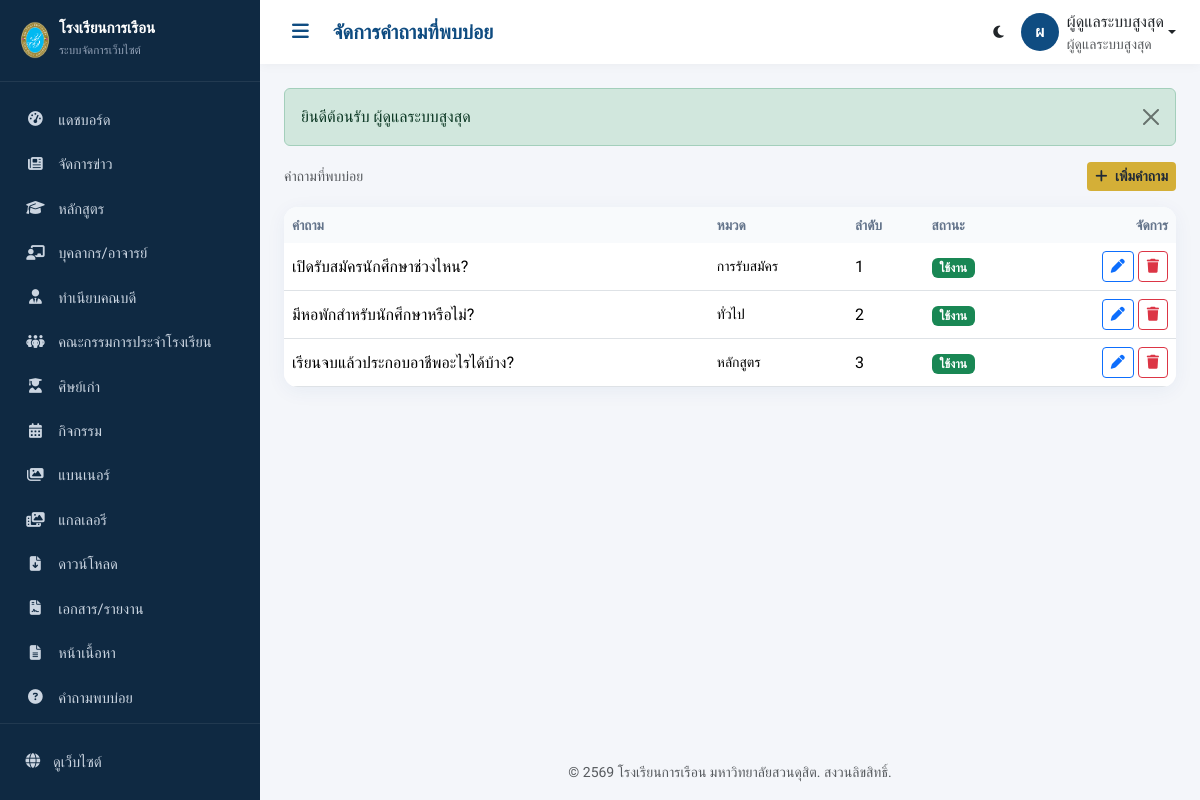
Screenshot of /admin/faq (signed in) with the database file from the repository.
### tables this page shows
CREATE TABLE `faq` (
  `id`         INT UNSIGNED NOT NULL AUTO_INCREMENT,
  `question`   VARCHAR(500) NOT NULL,
  `answer`     TEXT NOT NULL,
  `category`   VARCHAR(100) DEFAULT NULL,
  `sort_order` INT NOT NULL DEFAULT 0,
  `status`     ENUM('active','inactive') NOT NULL DEFAULT 'active',
  `created_at` DATETIME DEFAULT NULL,
  `updated_at` DATETIME DEFAULT NULL,
  `deleted_at` DATETIME DEFAULT NULL,
  PRIMARY KEY (`id`),
  FULLTEXT KEY `ft_faq` (`question`, `answer`)
);

### app/core/View.php (called while the page is built, shortened)
<?php
class View
{
    public static function render(string $view, array $data = [], ?string $layout = 'public'): void
    {
        $viewFile = VIEW_PATH . '/' . $view . '.php';
        extract($data, EXTR_SKIP);
        require $viewFile;
        $layoutFile = VIEW_PATH . '/layouts/' . $layout . '.php';
        require $layoutFile;
    }
}

### app/core/Controller.php (called while the page is built, shortened)
<?php
abstract class Controller
{
    protected function model(string $name)
    {
        $file = APP_PATH . '/models/' . $name . '.php';
        return new $name();
    }
    protected function adminView(string $view, array $data = []): void
    {
        if (!str_starts_with($view, 'admin/')) {
            $view = 'admin/' . $view;
        }
        View::render($view, $data, 'admin');
    }
}

### app/controllers/admin/FaqController.php (called while the page is built, shortened)
<?php
class FaqController extends AdminController
{
    public function index(): void
    {
        $faqs = $this->model('Faq')->all('sort_order ASC, id ASC');
        $this->adminView('faq/index', ['title' => 'จัดการคำถามที่พบบ่อย', 'faqs' => $faqs]);
    }
}

### app/core/App.php (called while the page is built, shortened)
<?php
class App
{
    private string $method = DEFAULT_METHOD;
    private bool   $isAdmin = false;
    public function run(): void
    {
        $url = $this->parseUrl();
        if (!empty($url) && strtolower($url[0]) === 'admin') {
            $this->isAdmin = true;
            array_shift($url);
            $controllerDir = APP_PATH . '/controllers/admin/';
        } else {
            $controllerDir = APP_PATH . '/controllers/';
            $namespacePrefix = '';
        }
        if (!empty($url[0])) {
            $candidate = ucfirst($url[0]) . 'Controller';
            if (file_exists($controllerDir . $candidate . '.php')) {
                array_shift($url);
            } elseif ($this->isAdmin) {
                $this->controllerName = 'DashboardController';
            }
        }
        $controller = new $className();
        $this->params = $url ? array_values($url) : [];
        call_user_func_array([$controller, $this->method], $this->params);
    }
    private function parseUrl(): array
    {
        $url = rtrim($_GET['url'], '/');
        $url = filter_var($url, FILTER_SANITIZE_URL);
        return explode('/', $url);
    }
}

### public/index.php (called while the page is built)
<?php
require_once __DIR__ . '/../app/core/bootstrap.php';
$app = new App();
$app->run();

### app/core/bootstrap.php (called while the page is built, shortened)
<?php
spl_autoload_register(function ($class) {
    $short = str_contains($class, '\\') ? substr(strrchr($class, '\\'), 1) : $class;
    $paths = [
        APP_PATH . '/core/' . $short . '.php',
        APP_PATH . '/helpers/' . $short . '.php',
        APP_PATH . '/models/' . $short . '.php',
        APP_PATH . '/middleware/' . $short . '.php',
    ];
    foreach ($paths as $path) {
        if (file_exists($path)) {
            return;
        }
    }
});
require_once APP_PATH . '/helpers/functions.php';

### app/core/Model.php (called while the page is built, shortened)
<?php
abstract class Model
{
    protected Database $db;
    protected string $table = '';
    protected bool $softDelete = true;
    public function __construct()
    {
        $this->db = new Database();
    }
    public function all(string $orderBy = 'id DESC'): array
    {
        $sql = "SELECT * FROM {$this->table}";
        if ($this->softDelete) {
            $sql .= " WHERE deleted_at IS NULL";
        }
        $sql .= " ORDER BY {$orderBy}";
        return $this->db->query($sql)->all();
    }
}

### app/config/database.php (called while the page is built)
<?php
return [
    'host'     => '127.0.0.1',
    'port'     => '3306',
    'database' => 'fooddusit_db',
    'username' => 'root',
    'password' => '',
    'charset'  => 'utf8mb4',
    'collation'=> 'utf8mb4_unicode_ci',
    'options'  => [
        PDO::ATTR_ERRMODE            => PDO::ERRMODE_EXCEPTION,
        PDO::ATTR_DEFAULT_FETCH_MODE => PDO::FETCH_ASSOC,
        PDO::ATTR_EMULATE_PREPARES   => false,
        PDO::ATTR_PERSISTENT         => false,
    ],
];

### app/core/Database.php (called while the page is built, shortened)
<?php
class Database
{
    private static ?PDO $instance = null;
    private $stmt = null;
    public static function pdo(): PDO
    {
        if (self::$instance === null) {
            $config = require APP_PATH . '/config/database.php';
            $dsn = sprintf(
                'mysql:host=%s;port=%s;dbname=%s;charset=%s',
                $config['host'],
                $config['port'],
                $config['database'],
                $config['charset']
            );
            try {
                self::$instance = new PDO(
                    $dsn,
                    $config['username'],
                    $config['password'],
                    $config['options']
                );
            } catch (PDOException $e) {
                if (APP_ENV === 'development') {
                    die('เชื่อมต่อฐานข้อมูลไม่สำเร็จ: ' . $e->getMessage());
                }
                error_log('DB Connection Error: ' . $e->getMessage());
                die('ขออภัย ระบบไม่สามารถเชื่อมต่อฐานข้อมูลได้ในขณะนี้');
            }
        }
        return self::$instance;
    }
    public function query(string $sql): self
    {
        $this->stmt = self::pdo()->prepare($sql);
        return $this;
    }
    public function bind(array $params): self
    {
        foreach ($params as $key => $value) {
            $type = match (true) {
                is_int($value)  => PDO::PARAM_INT,
                is_bool($value) => PDO::PARAM_BOOL,
                is_null($value) => PDO::PARAM_NULL,
                default         => PDO::PARAM_STR,
            };
            $param = is_int($key) ? $key + 1 : ':' . ltrim($key, ':');
            $this->stmt->bindValue($param, $value, $type);
        }
        return $this;
    }
    public function execute(array $params = []): bool
    {
        return $params ? $this->stmt->execute($params) : $this->stmt->execute();
    }
    public function all(array $params = []): array
    {
        $this->execute($params ?: []);
        return $this->stmt->fetchAll();
    }
}

### app/views/admin/faq/index.php (the view, shortened to what this page needs)
<div class="d-flex justify-content-between align-items-center mb-3">
  <span class="text-muted small">คำถามที่พบบ่อย</span>
  <a href="<?= url('admin/faq/create') ?>" class="btn btn-gold btn-sm"><i class="fa-solid fa-plus me-1"></i> เพิ่มคำถาม</a>
</div>
<div class="table-card">
  <div class="table-responsive">
    <table class="table table-hover align-middle mb-0">
      <thead><tr><th>คำถาม</th><th>หมวด</th><th>ลำดับ</th><th>สถานะ</th><th class="text-end">จัดการ</th></tr></thead>
      <tbody>
        <?php foreach ($faqs as $f): ?>
          <tr>
            <td><?= e(excerpt($f['question'], 70)) ?></td>
            <td class="small"><?= e($f['category'] ?: '-') ?></td>
            <td><?= $f['sort_order'] ?></td>
            <td><?= status_badge($f['status']) ?></td>
            <td class="text-end text-nowrap">
              <a href="<?= url('admin/faq/edit/' . $f['id']) ?>" class="btn btn-sm btn-outline-primary"><i class="fa-solid fa-pen"></i></a>
              <a href="<?= url('admin/faq/delete/' . $f['id']) ?>" class="btn btn-sm btn-outline-danger" data-confirm="ลบคำถามนี้?"><i class="fa-solid fa-trash"></i></a>
            </td>
          </tr>
        <?php endforeach; ?>
      </tbody>
    </table>
  </div>
</div>

### app/helpers/functions.php (shortened to what this page needs)
<?php
function url(string $path = ''): string
{
    return BASE_URL . ltrim($path, '/');
}
function e($value): string
{
    return htmlspecialchars((string)$value, ENT_QUOTES | ENT_HTML5, 'UTF-8');
}
function excerpt(string $text, int $limit = 120): string
{
    $text = trim(strip_tags($text));
    if (mb_strlen($text) <= $limit) {
        return $text;
    }
    return mb_substr($text, 0, $limit) . '…';
}
function flash_messages(): string
{
    $html = '';
    $map = ['success' => 'success', 'error' => 'danger', 'warning' => 'warning', 'info' => 'info'];
    foreach ($_SESSION['flash'] as $type => $msg) {
        $cls = $map[$type] ?? 'info';
        $html .= '<div class="alert alert-' . $cls . ' alert-dismissible fade show" role="alert">'
               . e($msg)
               . '<button type="button" class="btn-close" data-bs-dismiss="alert"></button></div>';
    }
    return $html;
}
function status_badge(string $status): string
{
    $map = [
        'active'    => ['success', 'ใช้งาน'],
        'inactive'  => ['secondary', 'ปิดใช้งาน'],
        'published' => ['success', 'เผยแพร่'],
        'draft'     => ['warning', 'ฉบับร่าง'],
        'pending'   => ['info', 'รอตรวจ'],
    ];
    [$cls, $label] = $map[$status] ?? ['secondary', $status];
    return '<span class="badge bg-' . $cls . '">' . e($label) . '</span>';
}

### public/assets/css/admin.css (style rules this page uses)
:root { --primary: #0F4C81; --primary-dark: #0a3a63; --gold: #D4AF37; --sidebar-w: 260px; --sidebar-bg: #0f2942; --admin-bg: #f4f6fa; --card-radius: 14px; }
* { box-sizing: border-box; }
body { font-family: 'Sarabun', sans-serif; background: var(--admin-bg); margin: 0; }
.table-card { background: #fff; border-radius: var(--card-radius); overflow: hidden; box-shadow: 0 4px 20px rgba(15,76,129,.06); }
.table thead th { background: #f8fafc; font-weight: 600; font-size: .85rem; color: #64748b; border: none; }
.table td { vertical-align: middle; }
.btn-gold { background: var(--gold); border: none; color: #1f2937; font-weight: 600; }

### rows the page displays
faq: question "เปิดรับสมัครนักศึกษาช่วงไหน?", category "การรับสมัคร", sort_order "1"
faq: question "มีหอพักสำหรับนักศึกษาหรือไม่?", category "ทั่วไป", sort_order "2"
faq: question "เรียนจบแล้วประกอบอาชีพอะไรได้บ้าง?", category "หลักสูตร", sort_order "3"

### other values shown
$label "แดชบอร์ด"
$label "จัดการข่าว"
$label "หลักสูตร"
$label "บุคลากร/อาจารย์"
$label "ทำเนียบคณบดี"
$label "คณะกรรมการประจำโรงเรียน"
$label "ศิษย์เก่า"
$label "กิจกรรม"
$label "แบนเนอร์"
$label "แกลเลอรี"
$label "ดาวน์โหลด"
$label "เอกสาร/รายงาน"
$label "หน้าเนื้อหา"
$label "คำถามพบบ่อย"
$title "จัดการคำถามที่พบบ่อย"
